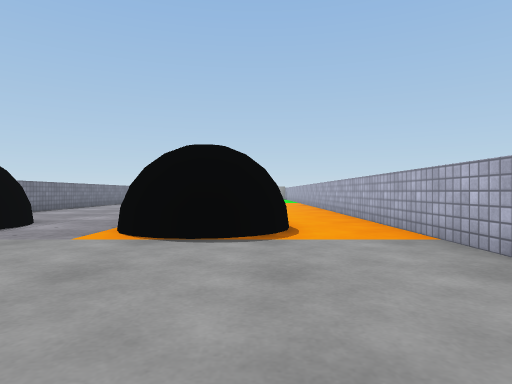
[1] (above)

18 first-person views from a walk through a 3-D level made in the Unity game engine. The camera is 0.64 m above the floor, looks level and sees 75° across. The floor is counted in squares, 1 m on a side. Each view is taken from the middle of a square. On the plan, view 1 faces up. The plan holds only what a view shows up to about 10 squares ahead; the rest is blank. The place goes on beyond the plan. Surface patterns are stand-ins for the level's own textures.

[2]
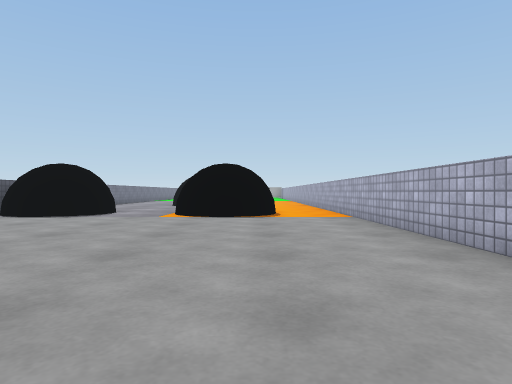

[3]
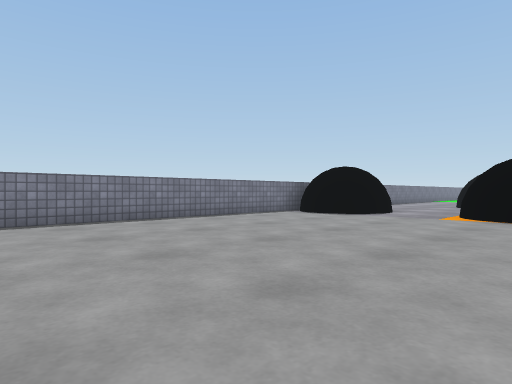

[4]
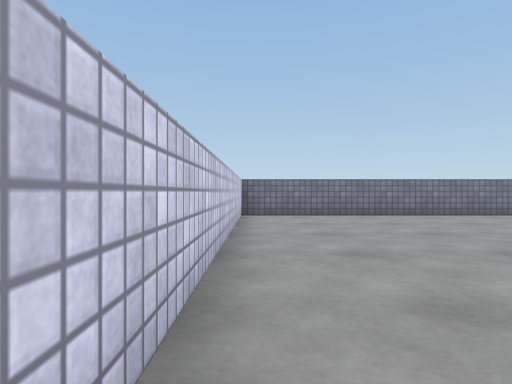

[5]
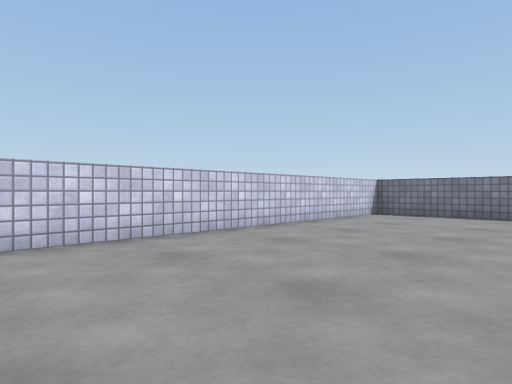

[6]
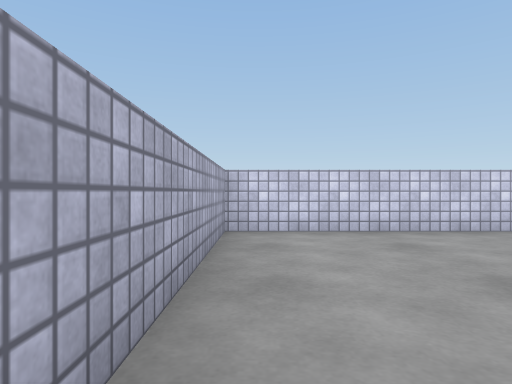

[7]
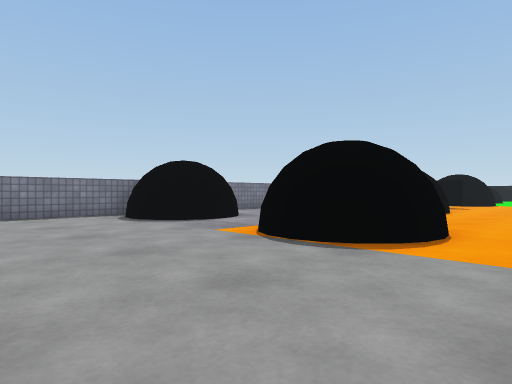

[8]
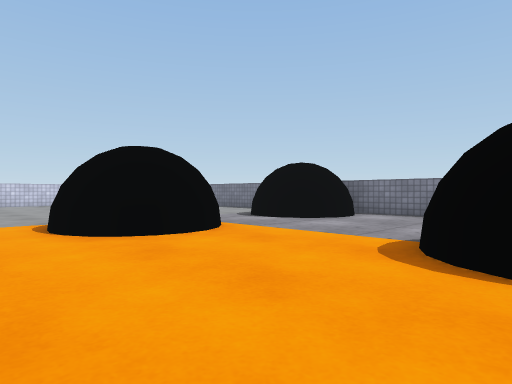

[9]
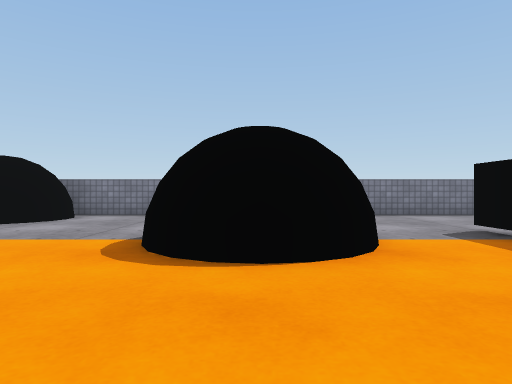

[10]
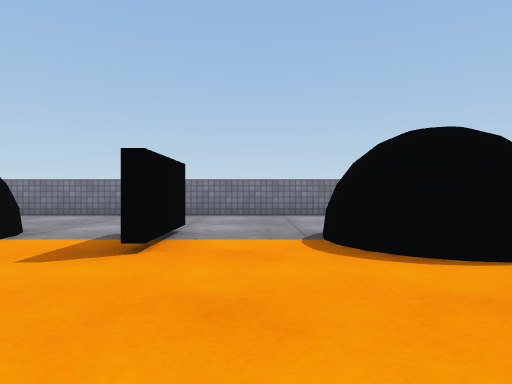

[11]
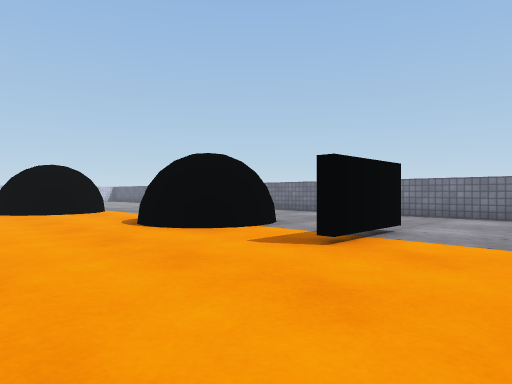

[12]
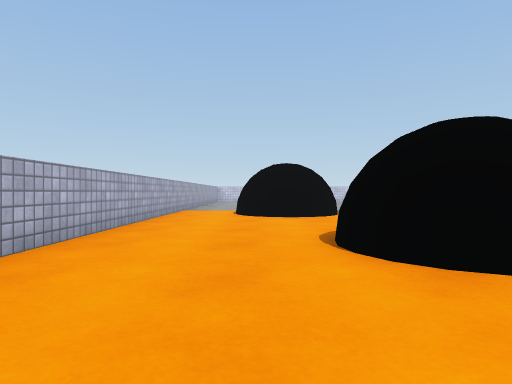

[13]
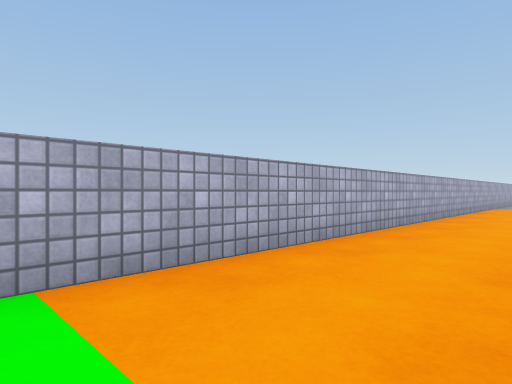

[14]
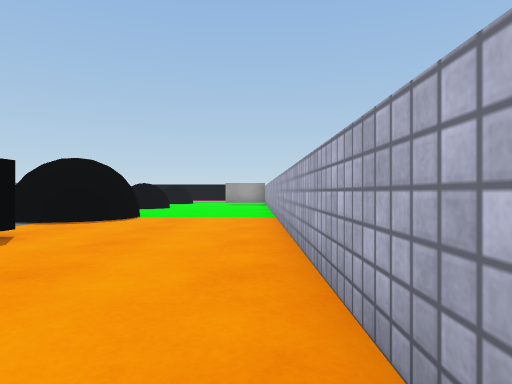

[15]
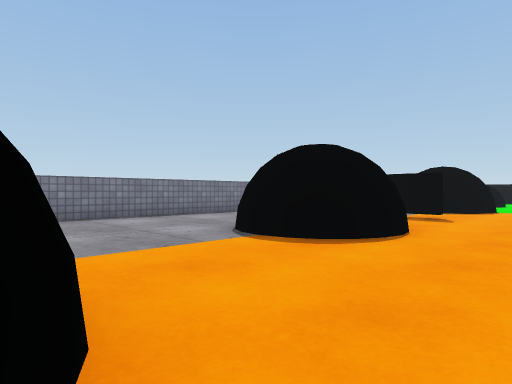

[16]
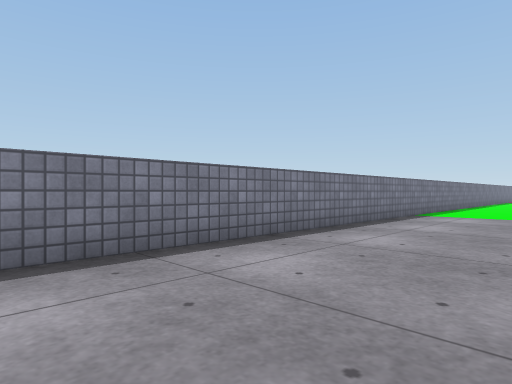

[17]
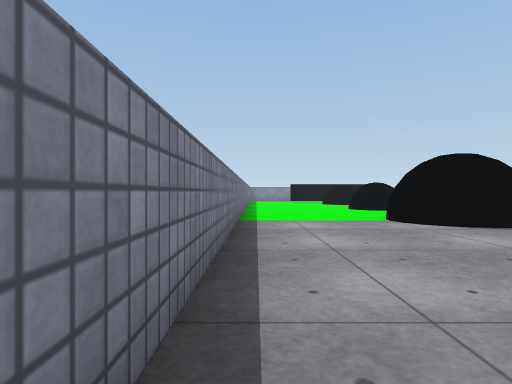

[18]
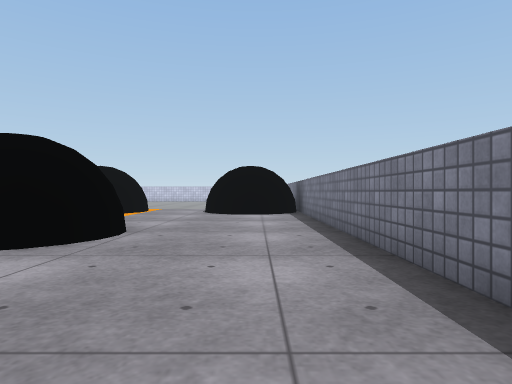

### Floor plan
Key: @ floor where view 1 was taken; # wall or solid block; . floor.
Columns run from 8 left of view 1 to 3 right of it. Each row starts with its distance up from view 1.
 20 #...#  #...#
 19 #...####...#
 18 #....##....#
 17 #..........#
 16 #....##....#
 15 #..........#
 14 #..........#
 13 #....##....#
 12 #....##....#
 11 #....# ....#
 10 #..........#
  9 #..........#
  8 #..........#
  7 ####..###..#
  6   ##..###..#
  5 ####..###..#
  4 #..........#
  3 #..........#
  2 #..........#
  1 #..........#
  0 #.......@..#
 -1 #..........#
 -2 #..........#
 -3 #..........#
 -4 #..........#
 -5 #..........#
 -6 ############

Where each view was taken, in squares from view 1:
view 1: 0 up, 0 right, facing up
view 2: 4 down, 0 right, facing up
view 3: 4 down, 0 right, facing up-left
view 4: 5 down, 2 right, facing left
view 5: 1 down, 2 right, facing down-left
view 6: 0 up, 2 right, facing down
view 7: 1 up, 2 right, facing up-left
view 8: 12 up, 2 right, facing down-left
view 9: 12 up, 2 right, facing left
view 10: 17 up, 2 right, facing left
view 11: 18 up, 2 right, facing down-left
view 12: 16 up, 0 right, facing down
view 13: 20 up, 0 right, facing down-right
view 14: 11 up, 2 right, facing up
view 15: 7 up, 1 right, facing up-left
view 16: 10 up, 4 left, facing up-left
view 17: 12 up, 7 left, facing up
view 18: 17 up, 6 left, facing down
